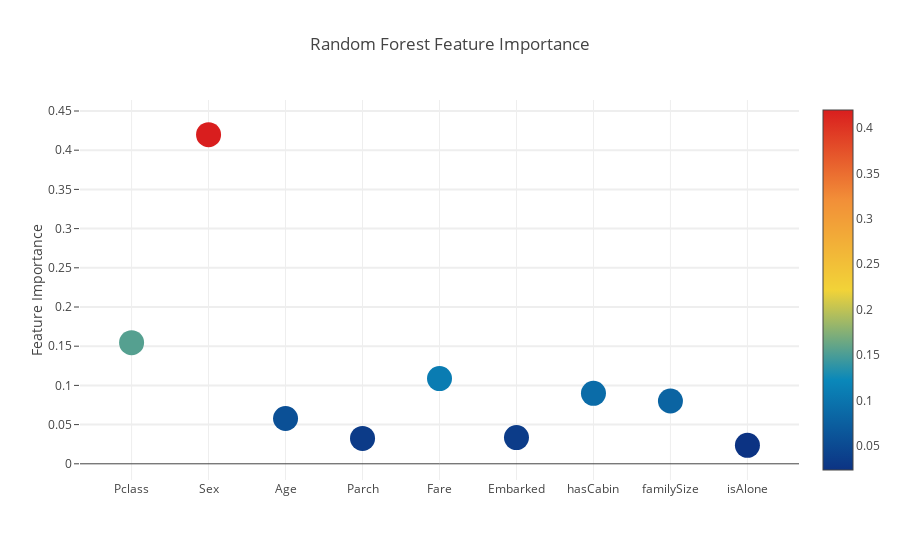
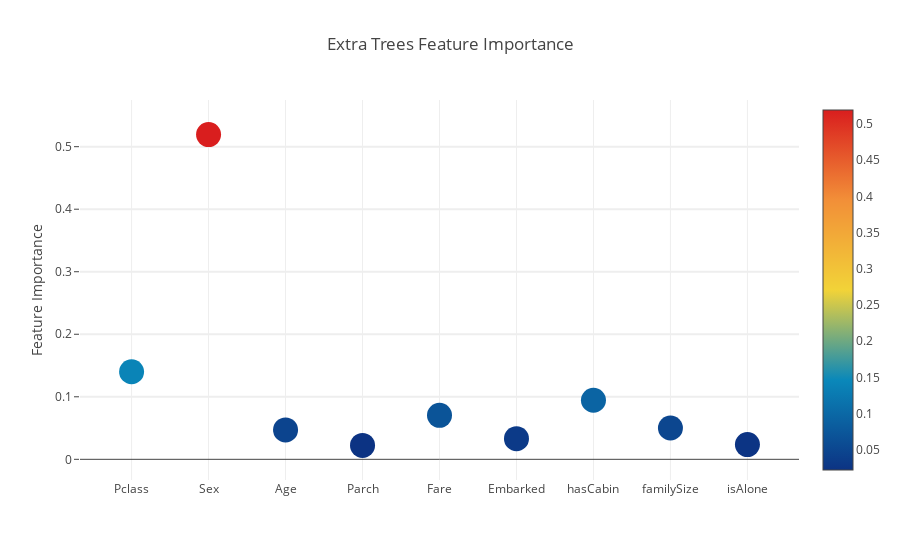
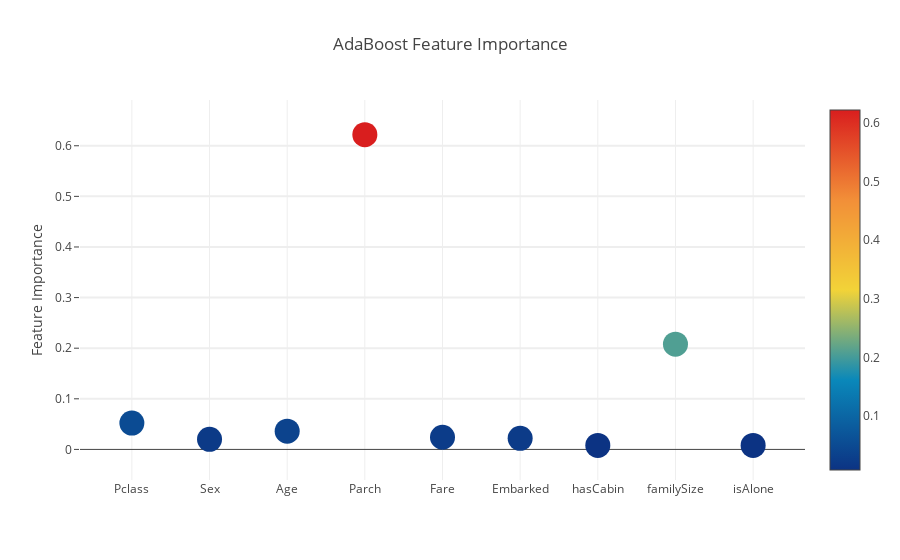
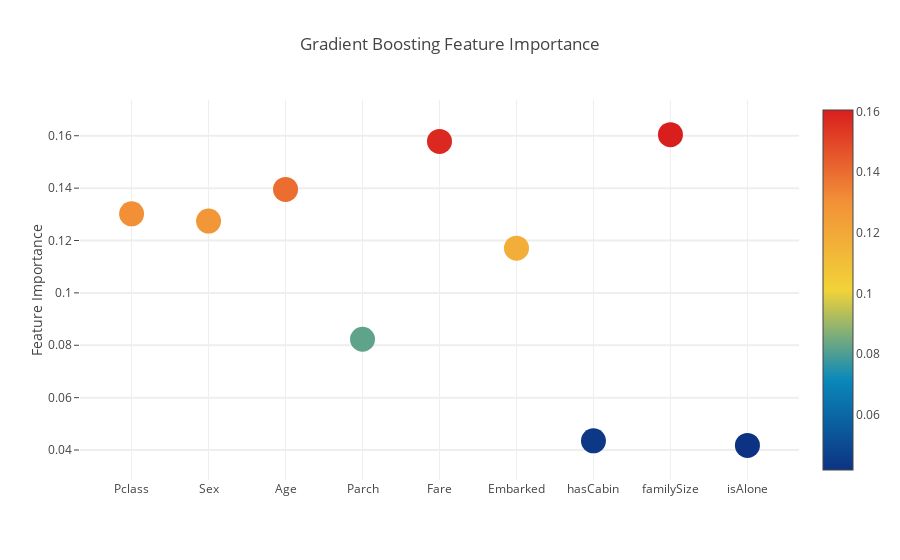

Notebook cell for these charts, in order:
### Code cell
# Scatter plot 
trace = go.Scatter(
    y = feature_dataframe['Random Forest feature importances'].values,
    x = feature_dataframe['features'].values,
    mode='markers',
    marker=dict(
        sizemode = 'diameter',
        sizeref = 1,
        size = 25,
#       size= feature_dataframe['AdaBoost feature importances'].values,
        #color = np.random.randn(500), #set color equal to a variable
        color = feature_dataframe['Random Forest feature importances'].values,
        colorscale='Portland',
        showscale=True
    ),
    text = feature_dataframe['features'].values
)
data = [trace]

layout= go.Layout(
    autosize= True,
    title= 'Random Forest Feature Importance',
    hovermode= 'closest',
#     xaxis= dict(
#         title= 'Pop',
#         ticklen= 5,
#         zeroline= False,
#         gridwidth= 2,
#     ),
    yaxis=dict(
        title= 'Feature Importance',
        ticklen= 5,
        gridwidth= 2
    ),
    showlegend= False
)
fig = go.Figure(data=data, layout=layout)
py.iplot(fig,filename='scatter2010')

# Scatter plot 
trace = go.Scatter(
    y = feature_dataframe['Extra Trees  feature importances'].values,
    x = feature_dataframe['features'].values,
    mode='markers',
    marker=dict(
        sizemode = 'diameter',
        sizeref = 1,
        size = 25,
#       size= feature_dataframe['AdaBoost feature importances'].values,
        #color = np.random.randn(500), #set color equal to a variable
        color = feature_dataframe['Extra Trees  feature importances'].values,
        colorscale='Portland',
        showscale=True
    ),
    text = feature_dataframe['features'].values
)
data = [trace]

layout= go.Layout(
    autosize= True,
    title= 'Extra Trees Feature Importance',
    hovermode= 'closest',
#     xaxis= dict(
#         title= 'Pop',
#         ticklen= 5,
#         zeroline= False,
#         gridwidth= 2,
#     ),
    yaxis=dict(
        title= 'Feature Importance',
        ticklen= 5,
        gridwidth= 2
    ),
    showlegend= False
)
fig = go.Figure(data=data, layout=layout)
py.iplot(fig,filename='scatter2010')

# Scatter plot 
trace = go.Scatter(
    y = feature_dataframe['AdaBoost feature importances'].values,
    x = feature_dataframe['features'].values,
    mode='markers',
    marker=dict(
        sizemode = 'diameter',
        sizeref = 1,
        size = 25,
#       size= feature_dataframe['AdaBoost feature importances'].values,
        #color = np.random.randn(500), #set color equal to a variable
        color = feature_dataframe['AdaBoost feature importances'].values,
        colorscale='Portland',
        showscale=True
    ),
    text = feature_dataframe['features'].values
)
data = [trace]

layout= go.Layout(
    autosize= True,
    title= 'AdaBoost Feature Importance',
    hovermode= 'closest',
#     xaxis= dict(
#         title= 'Pop',
#         ticklen= 5,
#         zeroline= False,
#         gridwidth= 2,
#     ),
    yaxis=dict(
        title= 'Feature Importance',
        ticklen= 5,
        gridwidth= 2
    ),
    showlegend= False
)
fig = go.Figure(data=data, layout=layout)
py.iplot(fig,filename='scatter2010')

# Scatter plot 
trace = go.Scatter(
    y = feature_dataframe['Gradient Boost feature importances'].values,
    x = feature_dataframe['features'].values,
    mode='markers',
    marker=dict(
        sizemode = 'diameter',
        sizeref = 1,
        size = 25,
#       size= feature_dataframe['AdaBoost feature importances'].values,
        #color = np.random.randn(500), #set color equal to a variable
        color = feature_dataframe['Gradient Boost feature importances'].values,
        colorscale='Portland',
        showscale=True
    ),
    text = feature_dataframe['features'].values
)
data = [trace]

layout= go.Layout(
    autosize= True,
    title= 'Gradient Boosting Feature Importance',
    hovermode= 'closest',
#     xaxis= dict(
#         title= 'Pop',
#         ticklen= 5,
#         zeroline= False,
#         gridwidth= 2,
#     ),
    yaxis=dict(
        title= 'Feature Importance',
        ticklen= 5,
        gridwidth= 2
    ),
    showlegend= False
)
fig = go.Figure(data=data, layout=layout)
py.iplot(fig,filename='scatter2010')

### Figure 1 — Plotly figure (JSON) as saved in the notebook; plotly's stock layout.template omitted (floating-point values rounded to 4 significant figures)
{"data": [{"marker": {"color": [0.1545, 0.4199, 0.05775, 0.03233, 0.1087, 0.03344, 0.08986, 0.08006, 0.0235], "colorscale": "Portland", "showscale": true, "size": 25, "sizemode": "diameter", "sizeref": 1}, "mode": "markers", "text": ["Pclass", "Sex", "Age", "Parch", "Fare", "Embarked", "hasCabin", "familySize", "isAlone"], "type": "scatter", "x": ["Pclass", "Sex", "Age", "Parch", "Fare", "Embarked", "hasCabin", "familySize", "isAlone"], "y": [0.1545, 0.4199, 0.05775, 0.03233, 0.1087, 0.03344, 0.08986, 0.08006, 0.0235]}], "layout": {"autosize": true, "hovermode": "closest", "showlegend": false, "title": "Random Forest Feature Importance", "yaxis": {"gridwidth": 2, "ticklen": 5, "title": "Feature Importance"}}}

### Figure 2 — Plotly figure (JSON) as saved in the notebook; plotly's stock layout.template omitted (floating-point values rounded to 4 significant figures)
{"data": [{"marker": {"color": [0.14, 0.5193, 0.04708, 0.0223, 0.07035, 0.03299, 0.09442, 0.05004, 0.02354], "colorscale": "Portland", "showscale": true, "size": 25, "sizemode": "diameter", "sizeref": 1}, "mode": "markers", "text": ["Pclass", "Sex", "Age", "Parch", "Fare", "Embarked", "hasCabin", "familySize", "isAlone"], "type": "scatter", "x": ["Pclass", "Sex", "Age", "Parch", "Fare", "Embarked", "hasCabin", "familySize", "isAlone"], "y": [0.14, 0.5193, 0.04708, 0.0223, 0.07035, 0.03299, 0.09442, 0.05004, 0.02354]}], "layout": {"autosize": true, "hovermode": "closest", "showlegend": false, "title": "Extra Trees Feature Importance", "yaxis": {"gridwidth": 2, "ticklen": 5, "title": "Feature Importance"}}}

### Figure 3 — Plotly figure (JSON) as saved in the notebook; plotly's stock layout.template omitted (floating-point values rounded to 4 significant figures)
{"data": [{"marker": {"color": [0.052, 0.02, 0.036, 0.622, 0.024, 0.022, 0.008, 0.208, 0.008], "colorscale": "Portland", "showscale": true, "size": 25, "sizemode": "diameter", "sizeref": 1}, "mode": "markers", "text": ["Pclass", "Sex", "Age", "Parch", "Fare", "Embarked", "hasCabin", "familySize", "isAlone"], "type": "scatter", "x": ["Pclass", "Sex", "Age", "Parch", "Fare", "Embarked", "hasCabin", "familySize", "isAlone"], "y": [0.052, 0.02, 0.036, 0.622, 0.024, 0.022, 0.008, 0.208, 0.008]}], "layout": {"autosize": true, "hovermode": "closest", "showlegend": false, "title": "AdaBoost Feature Importance", "yaxis": {"gridwidth": 2, "ticklen": 5, "title": "Feature Importance"}}}

### Figure 4 — Plotly figure (JSON) as saved in the notebook; plotly's stock layout.template omitted (floating-point values rounded to 4 significant figures)
{"data": [{"marker": {"color": [0.1302, 0.1274, 0.1395, 0.08229, 0.1578, 0.1171, 0.04351, 0.1604, 0.04178], "colorscale": "Portland", "showscale": true, "size": 25, "sizemode": "diameter", "sizeref": 1}, "mode": "markers", "text": ["Pclass", "Sex", "Age", "Parch", "Fare", "Embarked", "hasCabin", "familySize", "isAlone"], "type": "scatter", "x": ["Pclass", "Sex", "Age", "Parch", "Fare", "Embarked", "hasCabin", "familySize", "isAlone"], "y": [0.1302, 0.1274, 0.1395, 0.08229, 0.1578, 0.1171, 0.04351, 0.1604, 0.04178]}], "layout": {"autosize": true, "hovermode": "closest", "showlegend": false, "title": "Gradient Boosting Feature Importance", "yaxis": {"gridwidth": 2, "ticklen": 5, "title": "Feature Importance"}}}
